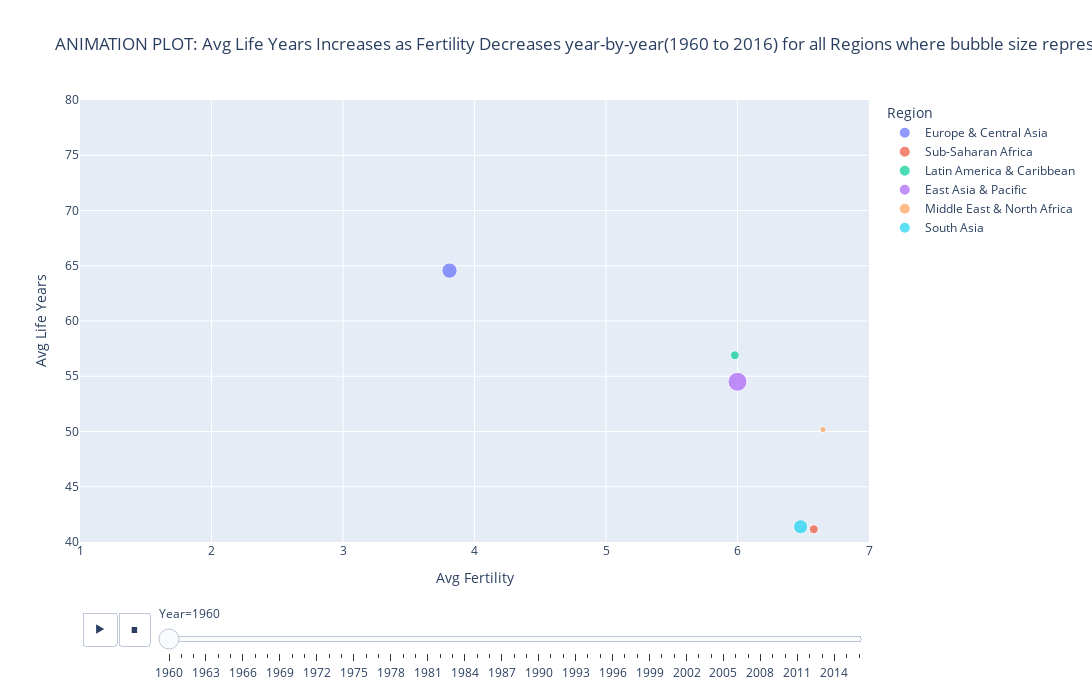

Source (notebook cell):
### Code cell
px.scatter(final_df, x='Avg Fertility', y='Avg Life Years', size='Population(in Billions)', color='Region', opacity=0.7, animation_frame='Year',
           range_x=[1,7], range_y=[40,80], width=1500, height=700, title='ANIMATION PLOT: Avg Life Years Increases as Fertility Decreases year-by-year(1960 to 2016) for all Regions where bubble size represents Population')

### Figure 1 — Plotly figure (JSON) as saved in the notebook; plotly's stock layout.template omitted (floating-point values rounded to 4 significant figures)
{"data": [{"hovertemplate": "Region=Europe & Central Asia<br>Year=1960<br>Avg Fertility=%{x}<br>Avg Life Years=%{y}<br>Population(in Billions)=%{marker.size}<extra></extra>", "legendgroup": "Europe & Central Asia", "marker": {"color": "#636efa", "opacity": 0.7, "size": [0.6643], "sizemode": "area", "sizeref": 0.005688, "symbol": "circle"}, "mode": "markers", "name": "Europe & Central Asia", "orientation": "v", "showlegend": true, "type": "scatter", "x": [3.81], "xaxis": "x", "y": [64.56], "yaxis": "y"}, {"hovertemplate": "Region=Sub-Saharan Africa<br>Year=1960<br>Avg Fertility=%{x}<br>Avg Life Years=%{y}<br>Population(in Billions)=%{marker.size}<extra></extra>", "legendgroup": "Sub-Saharan Africa", "marker": {"color": "#EF553B", "opacity": 0.7, "size": [0.2286], "sizemode": "area", "sizeref": 0.005688, "symbol": "circle"}, "mode": "markers", "name": "Sub-Saharan Africa", "orientation": "v", "showlegend": true, "type": "scatter", "x": [6.58], "xaxis": "x", "y": [41.15], "yaxis": "y"}, {"hovertemplate": "Region=Latin America & Caribbean<br>Year=1960<br>Avg Fertility=%{x}<br>Avg Life Years=%{y}<br>Population(in Billions)=%{marker.size}<extra></extra>", "legendgroup": "Latin America & Caribbean", "marker": {"color": "#00cc96", "opacity": 0.7, "size": [0.2241], "sizemode": "area", "sizeref": 0.005688, "symbol": "circle"}, "mode": "markers", "name": "Latin America & Caribbean", "orientation": "v", "showlegend": true, "type": "scatter", "x": [5.98], "xaxis": "x", "y": [56.9], "yaxis": "y"}, {"hovertemplate": "Region=East Asia & Pacific<br>Year=1960<br>Avg Fertility=%{x}<br>Avg Life Years=%{y}<br>Population(in Billions)=%{marker.size}<extra></extra>", "legendgroup": "East Asia & Pacific", "marker": {"color": "#ab63fa", "opacity": 0.7, "size": [1.029], "sizemode": "area", "sizeref": 0.005688, "symbol": "circle"}, "mode": "markers", "name": "East Asia & Pacific", "orientation": "v", "showlegend": true, "type": "scatter", "x": [6], "xaxis": "x", "y": [54.5], "yaxis": "y"}, {"hovertemplate": "Region=Middle East & North Africa<br>Year=1960<br>Avg Fertility=%{x}<br>Avg Life Years=%{y}<br>Population(in Billions)=%{marker.size}<extra></extra>", "legendgroup": "Middle East & North Africa", "marker": {"color": "#FFA15A", "opacity": 0.7, "size": [0.1092], "sizemode": "area", "sizeref": 0.005688, "symbol": "circle"}, "mode": "markers", "name": "Middle East & North Africa", "orientation": "v", "showlegend": true, "type": "scatter", "x": [6.65], "xaxis": "x", "y": [50.17], "yaxis": "y"}, {"hovertemplate": "Region=South Asia<br>Year=1960<br>Avg Fertility=%{x}<br>Avg Life Years=%{y}<br>Population(in Billions)=%{marker.size}<extra></extra>", "legendgroup": "South Asia", "marker": {"color": "#19d3f3", "opacity": 0.7, "size": [0.5718], "sizemode": "area", "sizeref": 0.005688, "symbol": "circle"}, "mode": "markers", "name": "South Asia", "orientation": "v", "showlegend": true, "type": "scatter", "x": [6.48], "xaxis": "x", "y": [41.38], "yaxis": "y"}], "layout": {"height": 700, "legend": {"itemsizing": "constant", "title": {"text": "Region"}, "tracegroupgap": 0}, "sliders": [{"active": 0, "currentvalue": {"prefix": "Year="}, "len": 0.9, "pad": {"b": 10, "t": 60}, "steps": [{"args": [["1960"], {"frame": {"duration": 0, "redraw": false}, "fromcurrent": true, "mode": "immediate", "transition": {"duration": 0, "easing": "linear"}}], "label": "1960", "method": "animate"}, {"args": [["1961"], {"frame": {"duration": 0, "redraw": false}, "fromcurrent": true, "mode": "immediate", "transition": {"duration": 0, "easing": "linear"}}], "label": "1961", "method": "animate"}, {"args": [["1962"], {"frame": {"duration": 0, "redraw": false}, "fromcurrent": true, "mode": "immediate", "transition": {"duration": 0, "easing": "linear"}}], "label": "1962", "method": "animate"}, {"args": [["1963"], {"frame": {"duration": 0, "redraw": false}, "fromcurrent": true, "mode": "immediate", "transition": {"duration": 0, "easing": "linear"}}], "label": "1963", "method": "animate"}, {"args": [["1964"], {"frame": {"duration": 0, "redraw": false}, "fromcurrent": true, "mode": "immediate", "transition": {"duration": 0, "easing": "linear"}}], "label": "1964", "method": "animate"}, {"args": [["1965"], {"frame": {"duration": 0, "redraw": false}, "fromcurrent": true, "mode": "immediate", "transition": {"duration": 0, "easing": "linear"}}], "label": "1965", "method": "animate"}, {"args": [["1966"], {"frame": {"duration": 0, "redraw": false}, "fromcurrent": true, "mode": "immediate", "transition": {"duration": 0, "easing": "linear"}}], "label": "1966", "method": "animate"}, {"args": [["1967"], {"frame": {"duration": 0, "redraw": false}, "fromcurrent": true, "mode": "immediate", "transition": {"duration": 0, "easing": "linear"}}], "label": "1967", "method": "animate"}, {"args": [["1968"], {"frame": {"duration": 0, "redraw": false}, "fromcurrent": true, "mode": "immediate", "transition": {"duration": 0, "easing": "linear"}}], "label": "1968", "method": "animate"}, {"args": [["1969"], {"frame": {"duration": 0, "redraw": false}, "fromcurrent": true, "mode": "immediate", "transition": {"duration": 0, "easing": "linear"}}], "label": "1969", "method": "animate"}, {"args": [["1970"], {"frame": {"duration": 0, "redraw": false}, "fromcurrent": true, "mode": "immediate", "transition": {"duration": 0, "easing": "linear"}}], "label": "1970", "method": "animate"}, {"args": [["1971"], {"frame": {"duration": 0, "redraw": false}, "fromcurrent": true, "mode": "immediate", "transition": {"duration": 0, "easing": "linear"}}], "label": "1971", "method": "animate"}, {"args": [["1972"], {"frame": {"duration": 0, "redraw": false}, "fromcurrent": true, "mode": "immediate", "transition": {"duration": 0, "easing": "linear"}}], "label": "1972", "method": "animate"}, {"args": [["1973"], {"frame": {"duration": 0, "redraw": false}, "fromcurrent": true, "mode": "immediate", "transition": {"duration": 0, "easing": "linear"}}], "label": "1973", "method": "animate"}, {"args": [["1974"], {"frame": {"duration": 0, "redraw": false}, "fromcurrent": true, "mode": "immediate", "transition": {"duration": 0, "easing": "linear"}}], "label": "1974", "method": "animate"}, {"args": [["1975"], {"frame": {"duration": 0, "redraw": false}, "fromcurrent": true, "mode": "immediate", "transition": {"duration": 0, "easing": "linear"}}], "label": "1975", "method": "animate"}, {"args": [["1976"], {"frame": {"duration": 0, "redraw": false}, "fromcurrent": true, "mode": "immediate", "transition": {"duration": 0, "easing": "linear"}}], "label": "1976", "method": "animate"}, {"args": [["1977"], {"frame": {"duration": 0, "redraw": false}, "fromcurrent": true, "mode": "immediate", "transition": {"duration": 0, "easing": "linear"}}], "label": "1977", "method": "animate"}, {"args": [["1978"], {"frame": {"duration": 0, "redraw": false}, "fromcurrent": true, "mode": "immediate", "transition": {"duration": 0, "easing": "linear"}}], "label": "1978", "method": "animate"}, {"args": [["1979"], {"frame": {"duration": 0, "redraw": false}, "fromcurrent": true, "mode": "immediate", "transition": {"duration": 0, "easing": "linear"}}], "label": "1979", "method": "animate"}, {"args": [["1980"], {"frame": {"duration": 0, "redraw": false}, "fromcurrent": true, "mode": "immediate", "transition": {"duration": 0, "easing": "linear"}}], "label": "1980", "method": "animate"}, {"args": [["1981"], {"frame": {"duration": 0, "redraw": false}, "fromcurrent": true, "mode": "immediate", "transition": {"duration": 0, "easing": "linear"}}], "label": "1981", "method": "animate"}, {"args": [["1982"], {"frame": {"duration": 0, "redraw": false}, "fromcurrent": true, "mode": "immediate", "transition": {"duration": 0, "easing": "linear"}}], "label": "1982", "method": "animate"}, {"args": [["1983"], {"frame": {"duration": 0, "redraw": false}, "fromcurrent": true, "mode": "immediate", "transition": {"duration": 0, "easing": "linear"}}], "label": "1983", "method": "animate"}, {"args": [["1984"], {"frame": {"duration": 0, "redraw": false}, "fromcurrent": true, "mode": "immediate", "transition": {"duration": 0, "easing": "linear"}}], "label": "1984", "method": "animate"}, {"args": [["1985"], {"frame": {"duration": 0, "redraw": false}, "fromcurrent": true, "mode": "immediate", "transition": {"duration": 0, "easing": "linear"}}], "label": "1985", "method": "animate"}, {"args": [["1986"], {"frame": {"duration": 0, "redraw": false}, "fromcurrent": true, "mode": "immediate", "transition": {"duration": 0, "easing": "linear"}}], "label": "1986", "method": "animate"}, {"args": [["1987"], {"frame": {"duration": 0, "redraw": false}, "fromcurrent": true, "mode": "immediate", "transition": {"duration": 0, "easing": "linear"}}], "label": "1987", "method": "animate"}, {"args": [["1988"], {"frame": {"duration": 0, "redraw": false}, "fromcurrent": true, "mode": "immediate", "transition": {"duration": 0, "easing": "linear"}}], "label": "1988", "method": "animate"}, {"args": [["1989"], {"frame": {"duration": 0, "redraw": false}, "fromcurrent": true, "mode": "immediate", "transition": {"duration": 0, "easing": "linear"}}], "label": "1989", "method": "animate"}, {"args": [["1990"], {"frame": {"duration": 0, "redraw": false}, "fromcurrent": true, "mode": "immediate", "transition": {"duration": 0, "easing": "linear"}}], "label": "1990", "method": "animate"}, {"args": [["1991"], {"frame": {"duration": 0, "redraw": false}, "fromcurrent": true, "mode": "immediate", "transition": {"duration": 0, "easing": "linear"}}], "label": "1991", "method": "animate"}, {"args": [["1992"], {"frame": {"duration": 0, "redraw": false}, "fromcurrent": true, "mode": "immediate", "transition": {"duration": 0, "easing": "linear"}}], "label": "1992", "method": "animate"}, {"args": [["1993"], {"frame": {"duration": 0, "redraw": false}, "fromcurrent": true, "mode": "immediate", "transition": {"duration": 0, "easing": "linear"}}], "label": "1993", "method": "animate"}, {"args": [["1994"], {"frame": {"duration": 0, "redraw": false}, "fromcurrent": true, "mode": "immediate", "transition": {"duration": 0, "easing": "linear"}}], "label": "1994", "method": "animate"}, {"args": [["1995"], {"frame": {"duration": 0, "redraw": false}, "fromcurrent": true, "mode": "immediate", "transition": {"duration": 0, "easing": "linear"}}], "label": "1995", "method": "animate"}, {"args": [["1996"], {"frame": {"duration": 0, "redraw": false}, "fromcurrent": true, "mode": "immediate", "transition": {"duration": 0, "easing": "linear"}}], "label": "1996", "method": "animate"}, {"args": [["1997"], {"frame": {"duration": 0, "redraw": false}, "fromcurrent": true, "mode": "immediate", "transition": {"duration": 0, "easing": "linear"}}], "label": "1997", "method": "animate"}, {"args": [["1998"], {"frame": {"duration": 0, "redraw": false}, "fromcurrent": true, "mode": "immediate", "transition": {"duration": 0, "easing": "linear"}}], "label": "1998", "method": "animate"}, {"args": [["1999"], {"frame": {"duration": 0, "redraw": false}, "fromcurrent": true, "mode": "immediate", "transition": {"duration": 0, "easing": "linear"}}], "label": "1999", "method": "animate"}, {"args": [["2000"], {"frame": {"duration": 0, "redraw": false}, "fromcurrent": true, "mode": "immediate", "transition": {"duration": 0, "easing": "linear"}}], "label": "2000", "method": "animate"}, {"args": [["2001"], {"frame": {"duration": 0, "redraw": false}, "fromcurrent": true, "mode": "immediate", "transition": {"duration": 0, "easing": "linear"}}], "label": "2001", "method": "animate"}, {"args": [["2002"], {"frame": {"duration": 0, "redraw": false}, "fromcurrent": true, "mode": "immediate", "transition": {"duration": 0, "easing": "linear"}}], "label": "2002", "method": "animate"}, {"args": [["2003"], {"frame": {"duration": 0, "redraw": false}, "fromcurrent": true, "mode": "immediate", "transition": {"duration": 0, "easing": "linear"}}], "label": "2003", "method": "animate"}, {"args": [["2004"], {"frame": {"duration": 0, "redraw": false}, "fromcurrent": true, "mode": "immediate", "transition": {"duration": 0, "easing": "linear"}}], "label": "2004", "method": "animate"}, {"args": [["2005"], {"frame": {"duration": 0, "redraw": false}, "fromcurrent": true, "mode": "immediate", "transition": {"duration": 0, "easing": "linear"}}], "label": "2005", "method": "animate"}, {"args": [["2006"], {"frame": {"duration": 0, "redraw": false}, "fromcurrent": true, "mode": "immediate", "transition": {"duration": 0, "easing": "linear"}}], "label": "2006", "method": "animate"}, {"args": [["2007"], {"frame": {"duration": 0, "redraw": false}, "fromcurrent": true, "mode": "immediate", "transition": {"duration": 0, "easing": "linear"}}], "label": "2007", "method": "animate"}, {"args": [["2008"], {"frame": {"duration": 0, "redraw": false}, "fromcurrent": true, "mode": "immediate", "transition": {"duration": 0, "easing": "linear"}}], "label": "2008", "method": "animate"}, {"args": [["2009"], {"frame": {"duration": 0, "redraw": false}, "fromcurrent": true, "mode": "immediate", "transition": {"duration": 0, "easing": "linear"}}], "label": "2009", "method": "animate"}, {"args": [["2010"], {"frame": {"duration": 0, "redraw": false}, "fromcurrent": true, "mode": "immediate", "transition": {"duration": 0, "easing": "linear"}}], "label": "2010", "method": "animate"}, {"args": [["2011"], {"frame": {"duration": 0, "redraw": false}, "fromcurrent": true, "mode": "immediate", "transition": {"duration": 0, "easing": "linear"}}], "label": "2011", "method": "animate"}, {"args": [["2012"], {"frame": {"duration": 0, "redraw": false}, "fromcurrent": true, "mode": "immediate", "transition": {"duration": 0, "easing": "linear"}}], "label": "2012", "method": "animate"}, {"args": [["2013"], {"frame": {"duration": 0, "redraw": false}, "fromcurrent": true, "mode": "immediate", "transition": {"duration": 0, "easing": "linear"}}], "label": "2013", "method": "animate"}, {"args": [["2014"], {"frame": {"duration": 0, "redraw": false}, "fromcurrent": true, "mode": "immediate", "transition": {"duration": 0, "easing": "linear"}}], "label": "2014", "method": "animate"}, {"args": [["2015"], {"frame": {"duration": 0, "redraw": false}, "fromcurrent": true, "mode": "immediate", "transition": {"duration": 0, "easing": "linear"}}], "label": "2015", "method": "animate"}, {"args": [["2016"], {"frame": {"duration": 0, "redraw": false}, "fromcurrent": true, "mode": "immediate", "transition": {"duration": 0, "easing": "linear"}}], "label": "2016", "method": "animate"}], "x": 0.1, "xanchor": "left", "y": 0, "yanchor": "top"}], "title": {"text": "ANIMATION PLOT: Avg Life Years Increases as Fertility Decreases year-by-year(1960 to 2016) for all Regions where bubble size represents Population"}, "updatemenus": [{"buttons": [{"args": [null, {"frame": {"duration": 500, "redraw": false}, "fromcurrent": true, "mode": "immediate", "transition": {"duration": 500, "easing": "linear"}}], "label": "&#9654;", "method": "animate"}, {"args": [[null], {"frame": {"duration": 0, "redraw": false}, "fromcurrent": true, "mode": "immediate", "transition": {"duration": 0, "easing": "linear"}}], "label": "&#9724;", "method": "animate"}], "direction": "left", "pad": {"r": 10, "t": 70}, "showactive": false, "type": "buttons", "x": 0.1, "xanchor": "right", "y": 0, "yanchor": "top"}], "width": 1500, "xaxis": {"anchor": "y", "domain": [0, 1], "range": [1, 7], "title": {"text": "Avg Fertility"}}, "yaxis": {"anchor": "x", "domain": [0, 1], "range": [40, 80], "title": {"text": "Avg Life Years"}}}}
